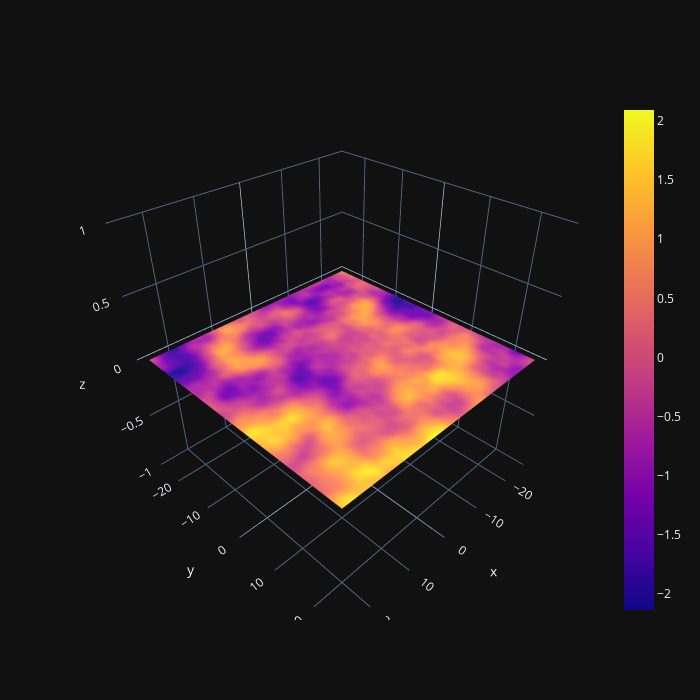

Notebook cell for this chart:
### Code cell
with torch.no_grad():
    # torch.random.manual_seed(0)
    sample = rff_sampler(points, sample_shape=torch.Size([]))
    c = sample
    x, y = points.view(100, 100, -1).unbind(-1)
    z = torch.zeros_like(x)

fig = go.Figure(data=[go.Surface(x=x, y=y, z=z, surfacecolor=c.view_as(x))])
fig.update_layout(
    height=700, 
    width=700,
)
fig.show()

### Figure 1 — Plotly figure (JSON) as saved in the notebook; plotly's stock layout.template omitted (floating-point values rounded to 4 significant figures; data arrays with more than 128 entries replaced by an {"elided": "..."} marker saying what was removed)
{"data": [{"surfacecolor": {"elided": "100x100 float values"}, "type": "surface", "x": {"elided": "100x100 float values"}, "y": {"elided": "100x100 float values"}, "z": {"elided": "100x100 int values"}}], "layout": {"height": 700, "width": 700}}
